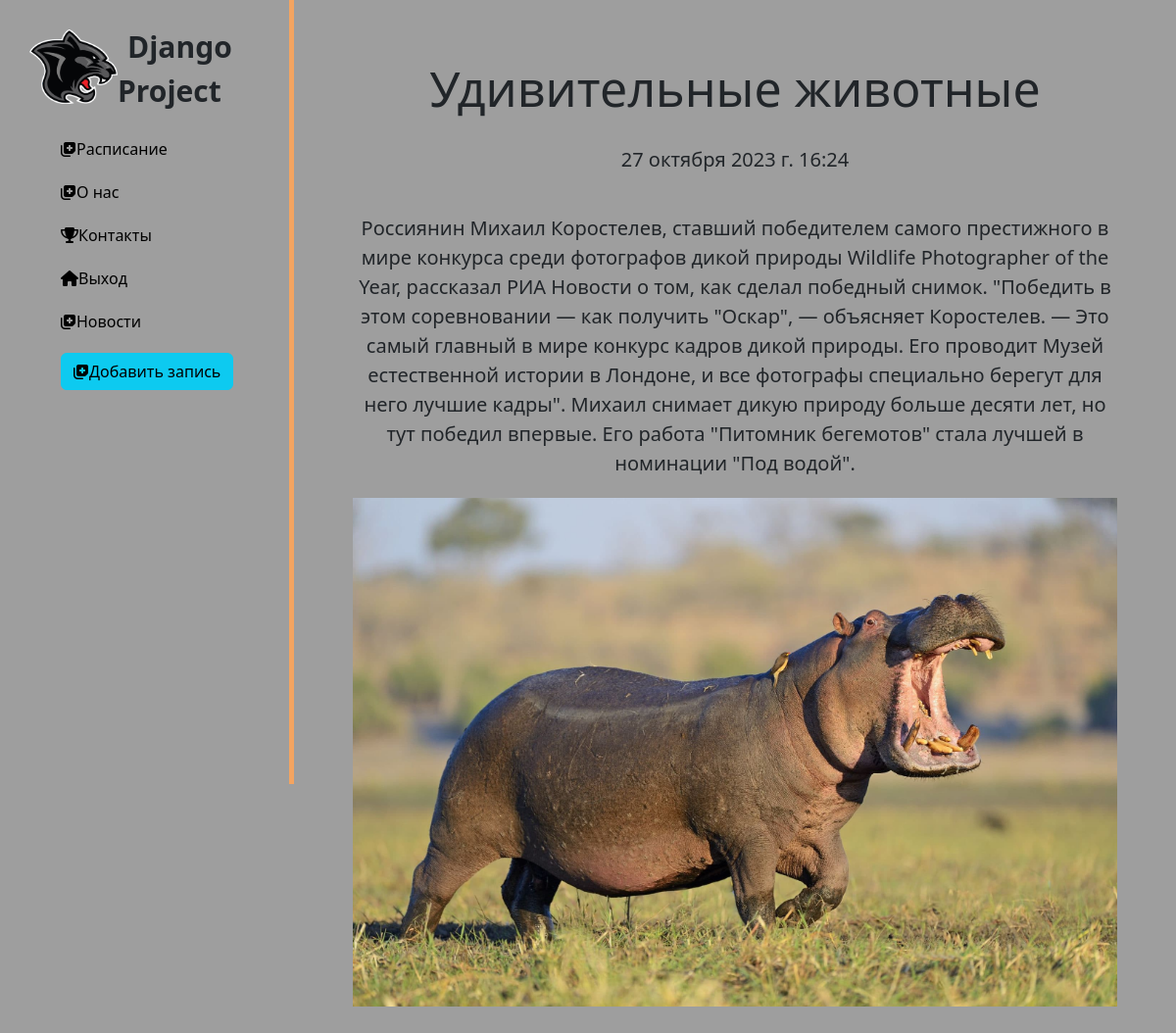
/news/5, run on the app's committed database.
### news/models.py (models this page shows, shortened)
class Articles(models.Model):
    title = models.CharField('Название',max_length=50, default='Новость')
    anons = models.CharField('Анонс',max_length=250)
    full_text = models.TextField('Статья')
    date = models.DateTimeField('Дата Публикации')
    photo = models.ImageField(upload_to='images/', verbose_name='Фото', blank=True, null=True)
    class Meta:
        verbose_name = 'Новость'
        verbose_name_plural = 'Новости'

### news/views.py (the view)
# urls.py: path('<int:pk>', views.NewsDetaiview.as_view(), name= 'news-detail')
class NewsDetaiview(DetailView):
    model = Articles
    template_name = 'news/details_view.html'
    context_object_name = 'article'

### news/templates/news/details_view.html (shortened to what this page needs)
{% extends 'main/layout.html' %}
{% block content %}
<div class="features">
    <h1>{{ article.title }}</h1>
    <p>{{ article.date }}</p>
    <p>{{ article.full_text }}</p>
{% if article.photo %}
    <img
            class="News-img"
            src="{{ article.photo.url }}">
    {% else %}
    <p>Изображение нет ты лох</p>
{% endif %}
</div>
{% endblock %}

### main/templates/main/layout.html (shortened to what this page needs)
{% load static %}
<!DOCTYPE html>
<html lang="en">
<head>
    <link rel="stylesheet" href="https://cdn.jsdelivr.net/npm/bootstrap@5.2.3/dist/css/bootstrap.min.css">
    <link href="{% static 'main/css/main.css' %}" rel="stylesheet">
    <link rel="stylesheet"
          href="https://cdn.jsdelivr.net/npm/@fontawesome/fontawesome-free@6.2.1/css/fontawesome.min.css"
>
</head>
<body>
{% block SidePanel %}
<aside>
    <img
            src="{% static 'main/img/123.png' %}" alt="Лого">
    <span class="logo">Django Project</span>
    <ul>
        <a href="">
            <li><i class="fa-solid fa-notes-medical"></i>Расписание</li>
        </a>
        <a href="{% url 'about' %}">
            <li><i class="fa-solid fa-notes-medical"></i>О нас</li>
        </a>
        <a href="{% url 'home' %}">
            <li><i class="fa-solid fa-trophy"></i>Контакты</li>
        </a>
            <a href="{% url 'auth' %}">
            <li><i class="fa-solid fa-house"></i>Выход</li>
        </a>
        <a href="{% url 'news_home' %}">
            <li><i class="fa-solid fa-notes-medical"></i>Новости</li>
        </a>
        <a href="{% url 'create' %}">
            <li><button class="btn btn-info"> <i class="fa-solid fa-notes-medical"></i>Добавить запись</button></li>
        </a>
    </ul>
</aside>
{% endblock %}
<main>
    {% block content %}
    {% endblock %}
</main>
</body>
</html>

### main/static/main/css/main.css (style rules this page uses)
body { background: #9E9E9E; }
aside { float:left; background #ffe4c4; width: 25%; padding: 2.5%; height: 100vh; color: #0000000; border-right: 5px solid #f4a460; }
aside img { width: 90px; float: left; }
aside .logo { font-size: 30px; margin-left:10px; font-weight:bold; position: relative; top: -5px; }
aside ul { list-style:none }
a { text-decoration:none }
aside ul li { color: #000; display: block; margin-top: 20px; transition: transform.6s ease; }
main .features { display: flex; flex-direction: column; justify-content: center; align-items: center; text-align: center; margin: 0 auto; padding: 60px; }
main .features h1 { font-size: 50px; }
main .features p { font-size: 20px; margin: 20px auto }
.News-img { Width: 100%; }

### data on the page
Articles: title "Удивительные животные", date "27 октября 2023 г. 16:24", full_text "Россиянин Михаил Коростелев, ставший победителем самого престижного в мире конкурса среди фотографов дикой природы Wildlife Photographer of the Year, рассказал РИА Новости о том, как сделал победный снимок. \"Победить в этом соревновании — как получить \"Оскар\", — объясняет Коростелев. — Это самый главный в мире конкурс кадров дикой природы. Его проводит Музей естественной истории в Лондоне, и все фотографы специально берегут для него лучшие кадры\". Михаил снимает дикую природу больше десяти лет, но тут победил впервые. Его работа \"Питомник бегемотов\" стала лучшей в номинации \"Под водой\".", photo (picture)
